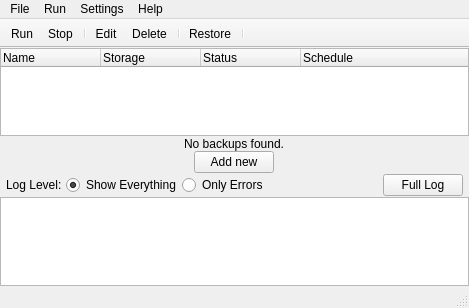
<?xml version="1.0" encoding="UTF-8"?>
<ui version="4.0">
 <class>MainWindow</class>
 <widget class="QMainWindow" name="MainWindow">
  <property name="geometry">
   <rect>
    <x>0</x>
    <y>0</y>
    <width>469</width>
    <height>308</height>
   </rect>
  </property>
  <property name="sizePolicy">
   <sizepolicy hsizetype="MinimumExpanding" vsizetype="Preferred">
    <horstretch>0</horstretch>
    <verstretch>0</verstretch>
   </sizepolicy>
  </property>
  <property name="minimumSize">
   <size>
    <width>0</width>
    <height>0</height>
   </size>
  </property>
  <property name="windowTitle">
   <string>MainWindow</string>
  </property>
  <widget class="QWidget" name="centralwidget">
   <layout class="QVBoxLayout" name="verticalLayout">
    <property name="spacing">
     <number>1</number>
    </property>
    <property name="leftMargin">
     <number>0</number>
    </property>
    <property name="topMargin">
     <number>0</number>
    </property>
    <property name="rightMargin">
     <number>0</number>
    </property>
    <property name="bottomMargin">
     <number>0</number>
    </property>
    <item>
     <widget class="QTreeWidget" name="backups_tree_widget">
      <property name="rootIsDecorated">
       <bool>false</bool>
      </property>
      <property name="allColumnsShowFocus">
       <bool>true</bool>
      </property>
      <property name="columnCount">
       <number>4</number>
      </property>
      <column>
       <property name="text">
        <string>Name</string>
       </property>
      </column>
      <column>
       <property name="text">
        <string>Storage</string>
       </property>
      </column>
      <column>
       <property name="text">
        <string>Status</string>
       </property>
      </column>
      <column>
       <property name="text">
        <string>Schedule</string>
       </property>
      </column>
     </widget>
    </item>
    <item>
     <widget class="QWidget" name="welcome_widget" native="true">
      <property name="enabled">
       <bool>true</bool>
      </property>
      <layout class="QVBoxLayout" name="verticalLayout_2">
       <property name="spacing">
        <number>0</number>
       </property>
       <property name="leftMargin">
        <number>0</number>
       </property>
       <property name="topMargin">
        <number>0</number>
       </property>
       <property name="rightMargin">
        <number>0</number>
       </property>
       <property name="bottomMargin">
        <number>0</number>
       </property>
       <item>
        <spacer name="verticalSpacer">
         <property name="orientation">
          <enum>Qt::Vertical</enum>
         </property>
         <property name="sizeHint" stdset="0">
          <size>
           <width>20</width>
           <height>40</height>
          </size>
         </property>
        </spacer>
       </item>
       <item alignment="Qt::AlignHCenter">
        <widget class="QLabel" name="label_2">
         <property name="text">
          <string>No backups found.</string>
         </property>
         <property name="margin">
          <number>6</number>
         </property>
        </widget>
       </item>
       <item alignment="Qt::AlignHCenter">
        <widget class="QPushButton" name="add_one_to_start_button">
         <property name="text">
          <string>Add new</string>
         </property>
        </widget>
       </item>
       <item>
        <spacer name="verticalSpacer_2">
         <property name="orientation">
          <enum>Qt::Vertical</enum>
         </property>
         <property name="sizeHint" stdset="0">
          <size>
           <width>20</width>
           <height>40</height>
          </size>
         </property>
        </spacer>
       </item>
      </layout>
     </widget>
    </item>
    <item>
     <layout class="QHBoxLayout" name="horizontalLayout">
      <property name="leftMargin">
       <number>6</number>
      </property>
      <property name="topMargin">
       <number>0</number>
      </property>
      <property name="rightMargin">
       <number>6</number>
      </property>
      <property name="bottomMargin">
       <number>0</number>
      </property>
      <item>
       <widget class="QLabel" name="label">
        <property name="text">
         <string>Log Level: </string>
        </property>
       </widget>
      </item>
      <item>
       <widget class="QRadioButton" name="show_everything_radio_button">
        <property name="text">
         <string>Show Everything</string>
        </property>
        <property name="checked">
         <bool>true</bool>
        </property>
       </widget>
      </item>
      <item>
       <widget class="QRadioButton" name="only_errors_radio_button">
        <property name="text">
         <string>Only Errors</string>
        </property>
       </widget>
      </item>
      <item>
       <spacer name="horizontalSpacer">
        <property name="orientation">
         <enum>Qt::Horizontal</enum>
        </property>
        <property name="sizeHint" stdset="0">
         <size>
          <width>40</width>
          <height>20</height>
         </size>
        </property>
       </spacer>
      </item>
      <item>
       <widget class="QPushButton" name="full_log_button">
        <property name="text">
         <string>Full Log</string>
        </property>
       </widget>
      </item>
     </layout>
    </item>
    <item>
     <widget class="QPlainTextEdit" name="log_text_edit">
      <property name="readOnly">
       <bool>true</bool>
      </property>
     </widget>
    </item>
   </layout>
  </widget>
  <widget class="QMenuBar" name="menubar">
   <property name="geometry">
    <rect>
     <x>0</x>
     <y>0</y>
     <width>469</width>
     <height>22</height>
    </rect>
   </property>
   <property name="nativeMenuBar">
    <bool>false</bool>
   </property>
   <widget class="QMenu" name="menuFile">
    <property name="title">
     <string>File</string>
    </property>
    <addaction name="add_new_backup_action"/>
    <addaction name="connect_to_existing_backup_action"/>
    <addaction name="exit_action"/>
   </widget>
   <widget class="QMenu" name="menuHelp">
    <property name="title">
     <string>Help</string>
    </property>
    <addaction name="website_action"/>
   </widget>
   <widget class="QMenu" name="menuSettings">
    <property name="title">
     <string>Settings</string>
    </property>
    <addaction name="debug_mode_action"/>
   </widget>
   <widget class="QMenu" name="menuRun">
    <property name="title">
     <string>Run</string>
    </property>
    <widget class="QMenu" name="menuRun_only">
     <property name="title">
      <string>Run only</string>
     </property>
     <addaction name="run_local_action"/>
     <addaction name="run_aws_action"/>
     <addaction name="run_gcp_action"/>
     <addaction name="run_azure_action"/>
     <addaction name="run_b2_action"/>
     <addaction name="run_s3_action"/>
     <addaction name="run_sftp_only"/>
     <addaction name="run_gdrive_action"/>
    </widget>
    <addaction name="run_all_action"/>
    <addaction name="menuRun_only"/>
   </widget>
   <addaction name="menuFile"/>
   <addaction name="menuRun"/>
   <addaction name="menuSettings"/>
   <addaction name="menuHelp"/>
  </widget>
  <widget class="QToolBar" name="tool_bar">
   <property name="windowTitle">
    <string>toolBar</string>
   </property>
   <property name="movable">
    <bool>false</bool>
   </property>
   <property name="floatable">
    <bool>false</bool>
   </property>
   <attribute name="toolBarArea">
    <enum>TopToolBarArea</enum>
   </attribute>
   <attribute name="toolBarBreak">
    <bool>false</bool>
   </attribute>
   <addaction name="go_action"/>
   <addaction name="stop_action"/>
   <addaction name="separator"/>
   <addaction name="edit_action"/>
   <addaction name="delete_action"/>
   <addaction name="separator"/>
   <addaction name="view_action"/>
   <addaction name="separator"/>
  </widget>
  <widget class="QStatusBar" name="status_bar"/>
  <action name="add_new_backup_action">
   <property name="text">
    <string>Add new backup</string>
   </property>
  </action>
  <action name="connect_to_existing_backup_action">
   <property name="text">
    <string>Connect existing backup</string>
   </property>
  </action>
  <action name="exit_action">
   <property name="text">
    <string>Exit</string>
   </property>
  </action>
  <action name="go_action">
   <property name="text">
    <string>Run</string>
   </property>
  </action>
  <action name="stop_action">
   <property name="text">
    <string>Stop</string>
   </property>
  </action>
  <action name="view_action">
   <property name="text">
    <string>Restore</string>
   </property>
   <property name="toolTip">
    <string>View</string>
   </property>
  </action>
  <action name="delete_action">
   <property name="text">
    <string>Delete</string>
   </property>
  </action>
  <action name="edit_action">
   <property name="text">
    <string>Edit</string>
   </property>
  </action>
  <action name="actionWebsite">
   <property name="text">
    <string>Website</string>
   </property>
  </action>
  <action name="actionFeedback">
   <property name="text">
    <string>Feedback</string>
   </property>
  </action>
  <action name="website_action">
   <property name="text">
    <string>Documentation</string>
   </property>
  </action>
  <action name="set_thread_count_action">
   <property name="text">
    <string>Set thread count</string>
   </property>
  </action>
  <action name="set_upload_blob_size_action">
   <property name="text">
    <string>Set upload blob size</string>
   </property>
  </action>
  <action name="run_all_action">
   <property name="text">
    <string>Run all</string>
   </property>
  </action>
  <action name="run_local_action">
   <property name="text">
    <string>Local Directory</string>
   </property>
  </action>
  <action name="run_aws_action">
   <property name="text">
    <string>Amazon AWS</string>
   </property>
  </action>
  <action name="run_gcp_action">
   <property name="text">
    <string>Google Cloud</string>
   </property>
  </action>
  <action name="run_azure_action">
   <property name="text">
    <string>Microsoft Azure</string>
   </property>
  </action>
  <action name="run_b2_action">
   <property name="text">
    <string>Backblaze B2</string>
   </property>
  </action>
  <action name="run_s3_action">
   <property name="text">
    <string>S3 Storage</string>
   </property>
  </action>
  <action name="set_upload_speed_limit_action">
   <property name="text">
    <string>Set upload speed limit</string>
   </property>
  </action>
  <action name="run_sftp_only">
   <property name="text">
    <string>SFTP</string>
   </property>
  </action>
  <action name="run_gdrive_action">
   <property name="text">
    <string>Google Drive</string>
   </property>
  </action>
  <action name="debug_mode_action">
   <property name="checkable">
    <bool>true</bool>
   </property>
   <property name="text">
    <string>Debug mode</string>
   </property>
  </action>
  <action name="set_compression_level_action">
   <property name="text">
    <string>Set compression level</string>
   </property>
  </action>
 </widget>
 <resources/>
 <connections/>
</ui>
